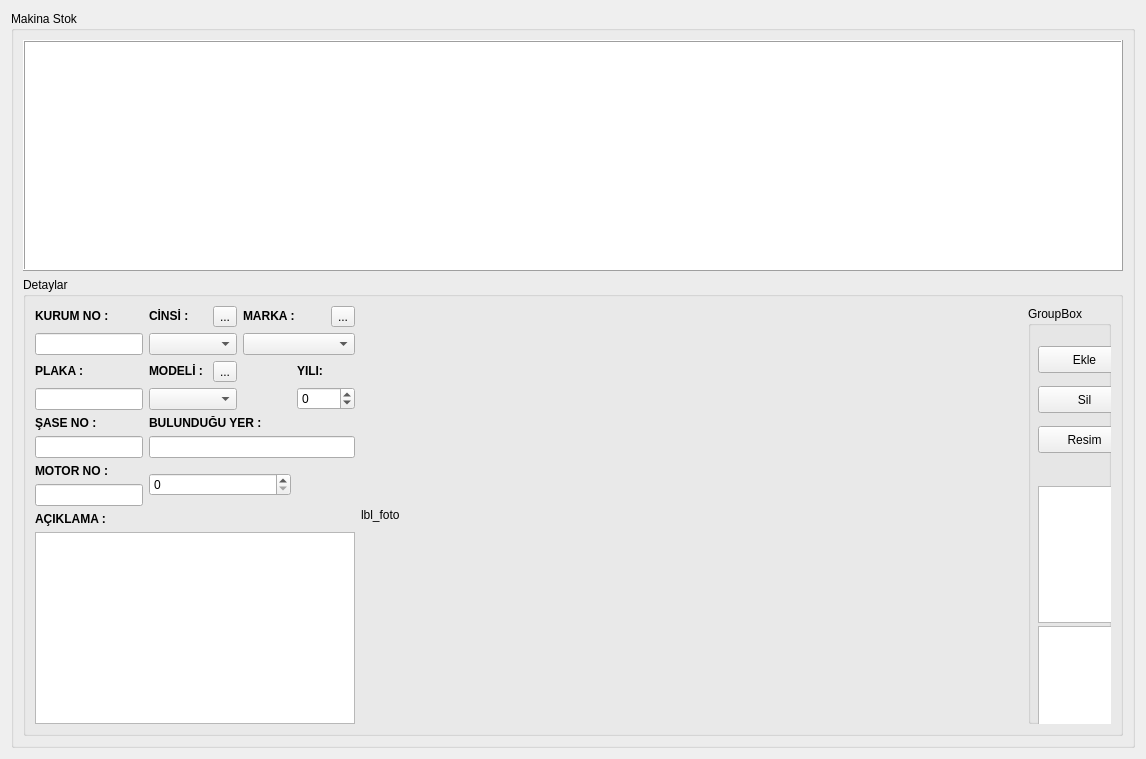
<?xml version="1.0" encoding="UTF-8"?>
<ui version="4.0">
 <class>WW_Makina</class>
 <widget class="QWidget" name="WW_Makina">
  <property name="geometry">
   <rect>
    <x>0</x>
    <y>0</y>
    <width>1146</width>
    <height>759</height>
   </rect>
  </property>
  <property name="windowTitle">
   <string>Form</string>
  </property>
  <layout class="QGridLayout" name="gridLayout_6">
   <item row="0" column="0">
    <widget class="QGroupBox" name="groupBox">
     <property name="title">
      <string>Makina Stok</string>
     </property>
     <layout class="QGridLayout" name="gridLayout_5">
      <item row="0" column="0">
       <layout class="QVBoxLayout" name="verticalLayout_4">
        <item>
         <widget class="QTableView" name="Table_DBTB_MKSTOK">
          <property name="frameShape">
           <enum>QFrame::Box</enum>
          </property>
          <property name="frameShadow">
           <enum>QFrame::Raised</enum>
          </property>
          <property name="sizeAdjustPolicy">
           <enum>QAbstractScrollArea::AdjustToContents</enum>
          </property>
          <property name="editTriggers">
           <set>QAbstractItemView::DoubleClicked|QAbstractItemView::EditKeyPressed|QAbstractItemView::SelectedClicked</set>
          </property>
          <property name="dragEnabled">
           <bool>true</bool>
          </property>
          <property name="dragDropMode">
           <enum>QAbstractItemView::DragDrop</enum>
          </property>
          <property name="alternatingRowColors">
           <bool>true</bool>
          </property>
          <property name="selectionMode">
           <enum>QAbstractItemView::NoSelection</enum>
          </property>
          <property name="selectionBehavior">
           <enum>QAbstractItemView::SelectColumns</enum>
          </property>
          <property name="iconSize">
           <size>
            <width>10</width>
            <height>10</height>
           </size>
          </property>
          <property name="sortingEnabled">
           <bool>true</bool>
          </property>
         </widget>
        </item>
        <item>
         <widget class="QGroupBox" name="groupBox_2">
          <property name="title">
           <string>Detaylar</string>
          </property>
          <layout class="QHBoxLayout" name="horizontalLayout">
           <item>
            <layout class="QFormLayout" name="formLayout">
             <item row="0" column="0">
              <layout class="QGridLayout" name="gridLayout_4">
               <item row="0" column="0">
                <layout class="QVBoxLayout" name="verticalLayout">
                 <item>
                  <widget class="QLabel" name="lbl_kurumno">
                   <property name="text">
                    <string>&lt;b&gt;KURUM NO :&lt;/b&gt;</string>
                   </property>
                   <property name="buddy">
                    <cstring>ledit_ioi</cstring>
                   </property>
                  </widget>
                 </item>
                 <item>
                  <widget class="QLineEdit" name="ledit_ioi">
                   <property name="enabled">
                    <bool>true</bool>
                   </property>
                  </widget>
                 </item>
                </layout>
               </item>
               <item row="0" column="1">
                <layout class="QGridLayout" name="gridLayout_3">
                 <item row="0" column="0">
                  <widget class="QLabel" name="lbl_cins">
                   <property name="text">
                    <string>&lt;b&gt;CİNSİ :&lt;/b&gt;</string>
                   </property>
                   <property name="buddy">
                    <cstring>ledit_cins</cstring>
                   </property>
                  </widget>
                 </item>
                 <item row="0" column="1">
                  <widget class="QToolButton" name="tbtn_cins">
                   <property name="text">
                    <string>...</string>
                   </property>
                  </widget>
                 </item>
                 <item row="1" column="0" colspan="2">
                  <widget class="QComboBox" name="ledit_cins">
                   <property name="enabled">
                    <bool>true</bool>
                   </property>
                  </widget>
                 </item>
                </layout>
               </item>
               <item row="0" column="2" colspan="2">
                <layout class="QGridLayout" name="gridLayout_2">
                 <item row="0" column="0">
                  <widget class="QLabel" name="lbl_marka">
                   <property name="text">
                    <string>&lt;b&gt;MARKA : &lt;/b&gt;</string>
                   </property>
                   <property name="buddy">
                    <cstring>ledit_marka</cstring>
                   </property>
                  </widget>
                 </item>
                 <item row="0" column="1">
                  <widget class="QToolButton" name="tbtn_mark">
                   <property name="text">
                    <string>...</string>
                   </property>
                  </widget>
                 </item>
                 <item row="1" column="0" colspan="2">
                  <widget class="QComboBox" name="ledit_marka">
                   <property name="enabled">
                    <bool>true</bool>
                   </property>
                  </widget>
                 </item>
                </layout>
               </item>
               <item row="1" column="0">
                <layout class="QVBoxLayout" name="verticalLayout_2">
                 <item>
                  <widget class="QLabel" name="lbl_plaka">
                   <property name="text">
                    <string>&lt;b&gt;PLAKA :&lt;/b&gt;</string>
                   </property>
                   <property name="buddy">
                    <cstring>ledit_plaka</cstring>
                   </property>
                  </widget>
                 </item>
                 <item>
                  <widget class="QLineEdit" name="ledit_plaka">
                   <property name="enabled">
                    <bool>true</bool>
                   </property>
                  </widget>
                 </item>
                </layout>
               </item>
               <item row="1" column="1">
                <layout class="QGridLayout" name="gridLayout">
                 <item row="0" column="0">
                  <widget class="QLabel" name="lbl_model">
                   <property name="text">
                    <string>&lt;b&gt;MODELİ : &lt;/b&gt;</string>
                   </property>
                   <property name="buddy">
                    <cstring>ledit_model</cstring>
                   </property>
                  </widget>
                 </item>
                 <item row="0" column="1">
                  <widget class="QToolButton" name="tbtn_modl">
                   <property name="autoFillBackground">
                    <bool>true</bool>
                   </property>
                   <property name="text">
                    <string>...</string>
                   </property>
                  </widget>
                 </item>
                 <item row="1" column="0" colspan="2">
                  <widget class="QComboBox" name="ledit_model">
                   <property name="enabled">
                    <bool>true</bool>
                   </property>
                  </widget>
                 </item>
                </layout>
               </item>
               <item row="1" column="2">
                <spacer name="horizontalSpacer_4">
                 <property name="orientation">
                  <enum>Qt::Horizontal</enum>
                 </property>
                 <property name="sizeHint" stdset="0">
                  <size>
                   <width>48</width>
                   <height>20</height>
                  </size>
                 </property>
                </spacer>
               </item>
               <item row="1" column="3">
                <layout class="QVBoxLayout" name="verticalLayout_6">
                 <item>
                  <widget class="QLabel" name="lbl_yil">
                   <property name="text">
                    <string>&lt;b&gt;YILI:&lt;/b&gt;</string>
                   </property>
                   <property name="buddy">
                    <cstring>ledit_yil</cstring>
                   </property>
                  </widget>
                 </item>
                 <item>
                  <widget class="QSpinBox" name="ledit_yil">
                   <property name="enabled">
                    <bool>true</bool>
                   </property>
                   <property name="prefix">
                    <string/>
                   </property>
                   <property name="minimum">
                    <number>-1000</number>
                   </property>
                   <property name="maximum">
                    <number>2100</number>
                   </property>
                  </widget>
                 </item>
                </layout>
               </item>
               <item row="2" column="0">
                <layout class="QVBoxLayout" name="verticalLayout_7">
                 <item>
                  <widget class="QLabel" name="lbl_sase">
                   <property name="text">
                    <string>&lt;b&gt;ŞASE NO :&lt;/b&gt;</string>
                   </property>
                   <property name="buddy">
                    <cstring>ledit_sase</cstring>
                   </property>
                  </widget>
                 </item>
                 <item>
                  <widget class="QLineEdit" name="ledit_sase">
                   <property name="enabled">
                    <bool>true</bool>
                   </property>
                  </widget>
                 </item>
                </layout>
               </item>
               <item row="2" column="1" colspan="3">
                <layout class="QVBoxLayout" name="verticalLayout_9">
                 <item>
                  <widget class="QLabel" name="lbl_byer">
                   <property name="text">
                    <string>&lt;b&gt;BULUNDUĞU YER :&lt;/b&gt;</string>
                   </property>
                   <property name="buddy">
                    <cstring>ledit_byer</cstring>
                   </property>
                  </widget>
                 </item>
                 <item>
                  <widget class="QLineEdit" name="ledit_byer">
                   <property name="enabled">
                    <bool>true</bool>
                   </property>
                  </widget>
                 </item>
                </layout>
               </item>
               <item row="3" column="0">
                <layout class="QVBoxLayout" name="verticalLayout_8">
                 <item>
                  <widget class="QLabel" name="lbl_motor">
                   <property name="text">
                    <string>&lt;b&gt;MOTOR NO :&lt;/b&gt;</string>
                   </property>
                   <property name="buddy">
                    <cstring>ledit_motor</cstring>
                   </property>
                  </widget>
                 </item>
                 <item>
                  <widget class="QLineEdit" name="ledit_motor">
                   <property name="enabled">
                    <bool>true</bool>
                   </property>
                  </widget>
                 </item>
                </layout>
               </item>
               <item row="3" column="1" colspan="2">
                <layout class="QVBoxLayout" name="verticalLayout_10">
                 <item>
                  <widget class="QSpinBox" name="ledit_rating">
                   <property name="maximum">
                    <number>5</number>
                   </property>
                  </widget>
                 </item>
                </layout>
               </item>
               <item row="4" column="0" colspan="4">
                <layout class="QVBoxLayout" name="verticalLayout_11">
                 <item>
                  <widget class="QLabel" name="lbl_motor_2">
                   <property name="text">
                    <string>&lt;b&gt;AÇIKLAMA :&lt;/b&gt;</string>
                   </property>
                   <property name="buddy">
                    <cstring>ledit_motor</cstring>
                   </property>
                  </widget>
                 </item>
                 <item>
                  <widget class="QTextEdit" name="textEdit"/>
                 </item>
                </layout>
               </item>
              </layout>
             </item>
             <item row="0" column="1">
              <widget class="QLabel" name="lbl_foto">
               <property name="sizePolicy">
                <sizepolicy hsizetype="Preferred" vsizetype="Preferred">
                 <horstretch>200</horstretch>
                 <verstretch>0</verstretch>
                </sizepolicy>
               </property>
               <property name="minimumSize">
                <size>
                 <width>200</width>
                 <height>0</height>
                </size>
               </property>
               <property name="text">
                <string>lbl_foto</string>
               </property>
              </widget>
             </item>
            </layout>
           </item>
           <item>
            <widget class="QGroupBox" name="groupBox_3">
             <property name="title">
              <string>GroupBox</string>
             </property>
             <widget class="QPushButton" name="pushButton">
              <property name="geometry">
               <rect>
                <x>10</x>
                <y>40</y>
                <width>93</width>
                <height>27</height>
               </rect>
              </property>
              <property name="text">
               <string>Ekle</string>
              </property>
             </widget>
             <widget class="QPushButton" name="pushButton_2">
              <property name="geometry">
               <rect>
                <x>10</x>
                <y>80</y>
                <width>93</width>
                <height>27</height>
               </rect>
              </property>
              <property name="text">
               <string>Sil</string>
              </property>
             </widget>
             <widget class="QPushButton" name="pushButton_3">
              <property name="geometry">
               <rect>
                <x>10</x>
                <y>120</y>
                <width>93</width>
                <height>27</height>
               </rect>
              </property>
              <property name="text">
               <string>Resim</string>
              </property>
             </widget>
             <widget class="QTableView" name="Table_DBTB_MKMODL">
              <property name="geometry">
               <rect>
                <x>10</x>
                <y>180</y>
                <width>256</width>
                <height>137</height>
               </rect>
              </property>
             </widget>
             <widget class="QTableView" name="Table_DBTB_MKMARK">
              <property name="geometry">
               <rect>
                <x>10</x>
                <y>320</y>
                <width>256</width>
                <height>137</height>
               </rect>
              </property>
             </widget>
            </widget>
           </item>
          </layout>
         </widget>
        </item>
       </layout>
      </item>
     </layout>
    </widget>
   </item>
  </layout>
 </widget>
 <resources/>
 <connections/>
</ui>
